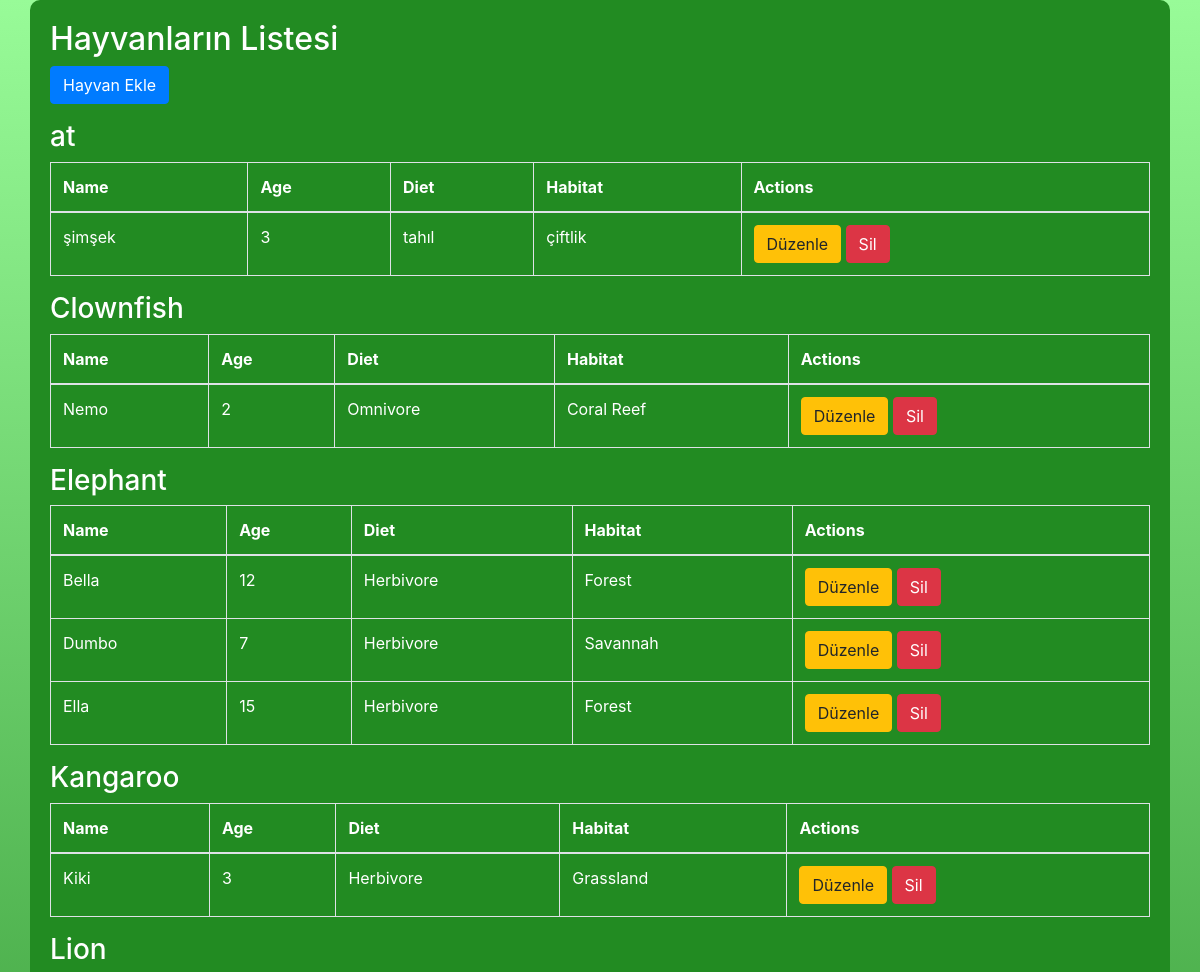
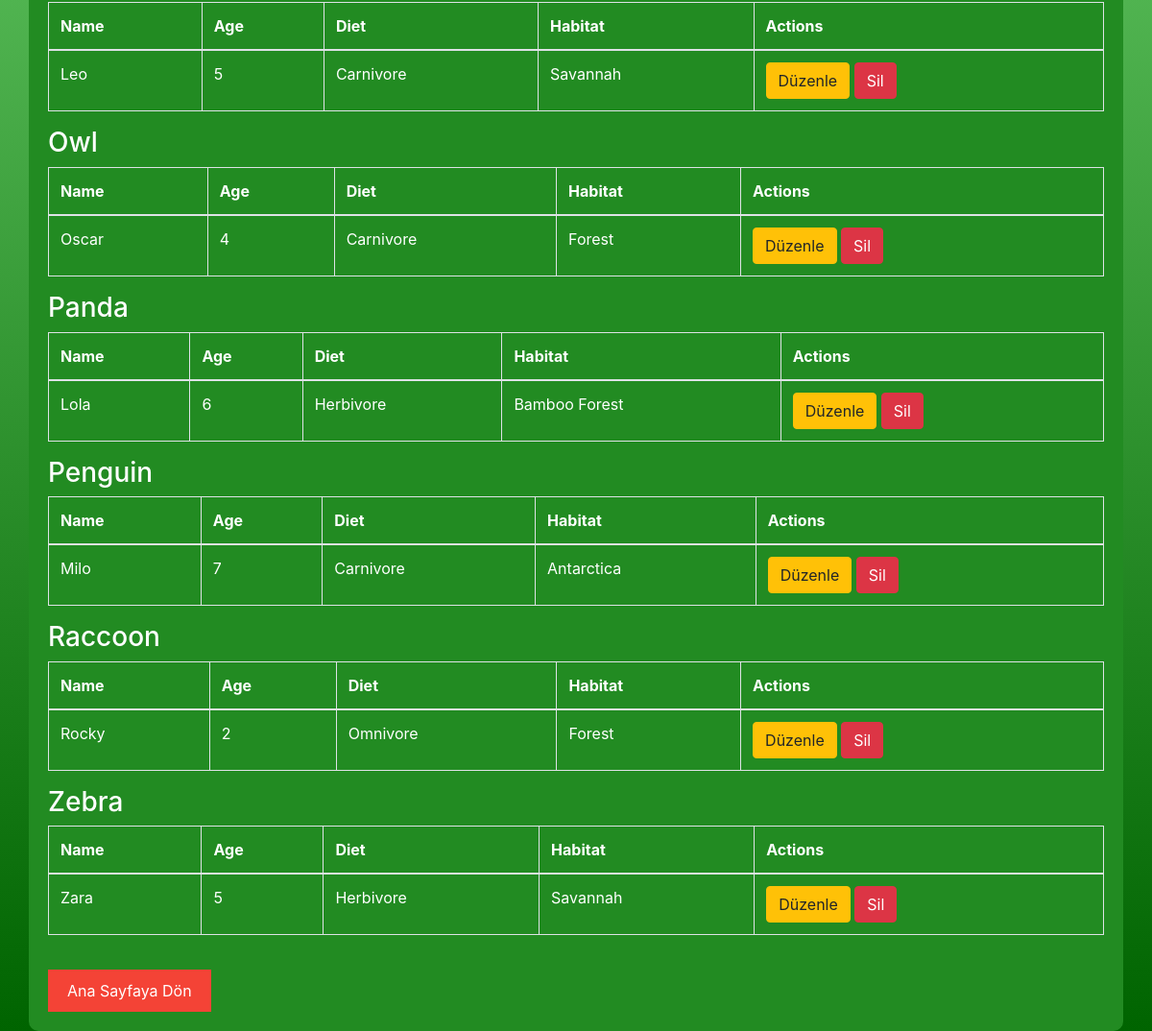
Page /hayvanlarin_listesi.php (signed in) on the committed database (2 pictures, top to bottom).
### tables this page shows
CREATE TABLE `animals` (
  `id` int(11) NOT NULL,
  `name` varchar(255) NOT NULL,
  `species` varchar(255) NOT NULL,
  `age` int(11) DEFAULT NULL,
  `diet` varchar(255) DEFAULT NULL,
  `habitat` varchar(255) DEFAULT NULL
);

### hayvanlarin_listesi.php (the view, shortened to what this page needs)
<?php
include 'bas.php';
$sql = "SELECT * FROM animals ORDER BY species, name";
$result = $conn->query($sql);
$animals_by_species = [];
while ($row = $result->fetch_assoc()) {
    $species = $row['species'];
    if (!isset($animals_by_species[$species])) {
        $animals_by_species[$species] = [];
    }
    $animals_by_species[$species][] = $row;
}
?>
<!DOCTYPE html>
<html lang="en">
<head>
    <link rel="stylesheet" href="https://maxcdn.bootstrapcdn.com/bootstrap/4.5.2/css/bootstrap.min.css">
</head>
<body>
    <div class="container">
        <h2>Hayvanların Listesi</h2>
        <a href="hayvan_ekle.php" class="btn btn-primary mb-3">Hayvan Ekle</a>
        <?php foreach ($animals_by_species as $species => $animals): ?>
            <h3><?= htmlspecialchars($species) ?></h3>
            <table class="table table-bordered">
                <thead>
                    <tr>
                        <th>Name</th>
                        <th>Age</th>
                        <th>Diet</th>
                        <th>Habitat</th>
                        <th>Actions</th>
                    </tr>
                </thead>
                <tbody>
                    <?php foreach ($animals as $animal): ?>
                    <tr>
                        <td><?= htmlspecialchars($animal['name']) ?></td>
                        <td><?= htmlspecialchars($animal['age']) ?></td>
                        <td><?= htmlspecialchars($animal['diet']) ?></td>
                        <td><?= htmlspecialchars($animal['habitat']) ?></td>
                        <td>
                            <a href="hayvan_duzenle.php?id=<?= $animal['id'] ?>" class="btn btn-warning">Düzenle</a>
                            <a href="hayvan_sil.php?id=<?= $animal['id'] ?>" class="btn btn-danger" onclick="return confirm('Hayvanı silmek istediğinize emin misiniz?');">Sil</a>
                        </td>
                    </tr>
                    <?php endforeach; ?>
                </tbody>
            </table>
        <?php endforeach; ?>
        <button id="back-button" onclick="window.location.href='index.html'">Ana Sayfaya Dön</button>
    </div>
</body>
</html>

### hayvanlarin_listesi.php (style rules this page uses)
body { background: linear-gradient(to bottom,#98FB98 , #006400); color: white; }
#back-button { background-color: #f44336; border: none; color: white; padding: 10px 20px; text-align: center; text-decoration: none; display: inline-block; font-size: 16px; margin-top: 20px; cursor: pointer; }
.container { background-color: rgba(34,139,34); padding: 20px; border-radius: 10px; }
table th, table td { color: white; }

### rows in the picture
animals: name "şimşek", age "3", diet "tahıl", habitat "çiftlik"
animals: name "Nemo", age "2", diet "Omnivore", habitat "Coral Reef"
animals: name "Bella", age "12", diet "Herbivore", habitat "Forest"
animals: name "Dumbo", age "7", diet "Herbivore", habitat "Savannah"
animals: name "Ella", age "15", diet "Herbivore", habitat "Forest"
animals: name "Kiki", age "3", diet "Herbivore", habitat "Grassland"
animals: name "Leo", age "5", diet "Carnivore", habitat "Savannah"
animals: name "Oscar", age "4", diet "Carnivore", habitat "Forest"
animals: name "Lola", age "6", diet "Herbivore", habitat "Bamboo Forest"
animals: name "Milo", age "7", diet "Carnivore", habitat "Antarctica"
animals: name "Rocky", age "2", diet "Omnivore", habitat "Forest"
animals: species "Zebra", name "Zara", age "5", diet "Herbivore", habitat "Savannah"

### other values in the picture
$species "at"
$species "Clownfish"
$species "Elephant"
$species "Kangaroo"
$species "Lion"
$species "Owl"
$species "Panda"
$species "Penguin"
$species "Raccoon"
